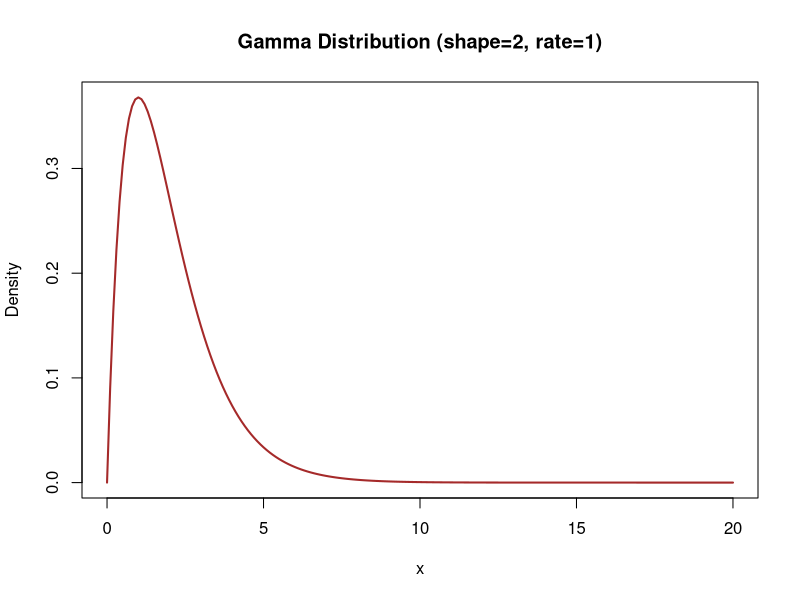

Here is the R script that generated this plot:
# Filename: _065_gamma_dis.R
# Title: Gamma Distribution
# Author: Raghava | GitHub: @raghavtwenty
# Date Created: June 26, 2024 | Last Updated: June 26, 2024
# Language: R | Version: 4.4.0

# Description of functions:
# dgamma: Gamma probability density function (pdf)
# pgamma: Gamma distribution cumulative distribution function (cdf)
# qgamma: Gamma quantile function
# rgamma: Gamma pseudorandom number generation

# Parameters for the gamma distribution
shape_param = 2  # Shape parameter (k)
rate_param = 1   # Rate parameter (theta)

# Define the range of values to consider
x_values = seq(0, 20, by = 0.1)

# Calculate gamma densities for the range of values
gamma_densities = dgamma(x_values,
    shape = shape_param,
    rate = rate_param
)

# Display the calculated densities
print(gamma_densities)

# Plot the gamma densities
plot(x_values,
    gamma_densities,
    col = "brown",
    type = "l",
    lwd = 2,
    main = "Gamma Distribution (shape=2, rate=1)",
    xlab = "x",
    ylab = "Density")
